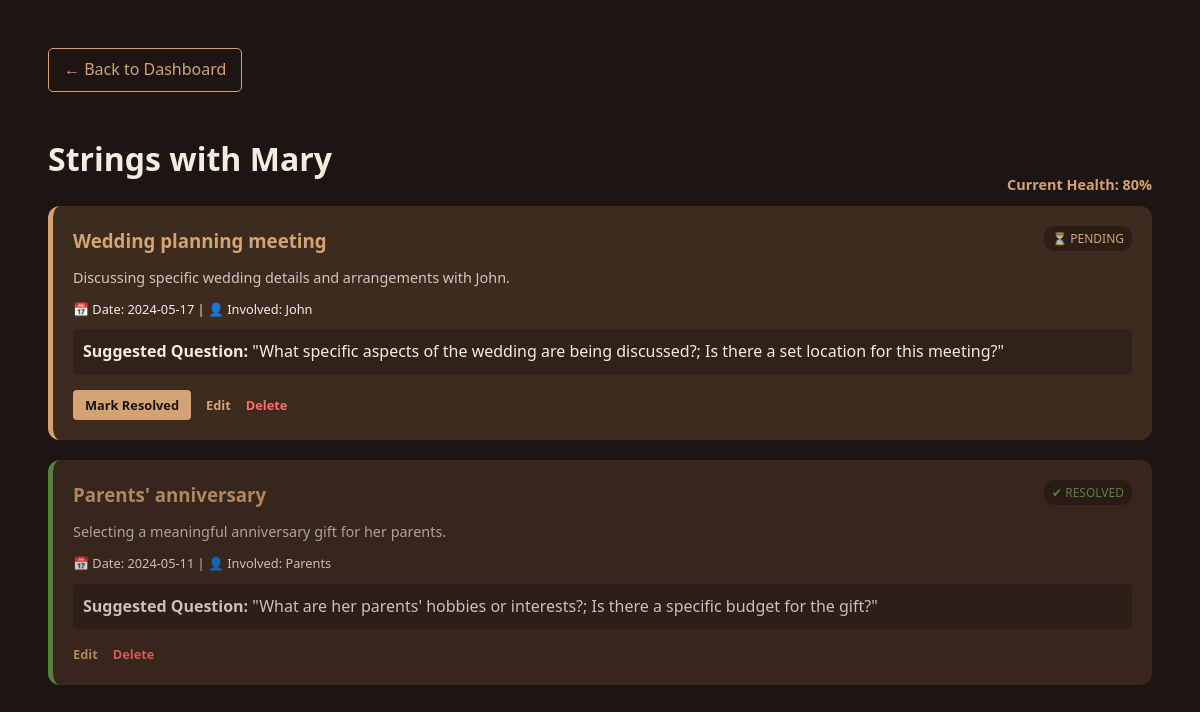
Screenshot of /user/view_events.php?id=11 (signed in) with the database file from the repository.
### tables this page shows
CREATE TABLE `strings` (
  `stringID` int(11) NOT NULL,
  `connectionID` int(11) DEFAULT NULL,
  `ownerID` varchar(10) DEFAULT NULL,
  `stringHealth` decimal(5,2) DEFAULT 100.00,
  `lastInteraction` timestamp NOT NULL DEFAULT current_timestamp() ON UPDATE current_timestamp()
);

CREATE TABLE `connections` (
  `ownerID` varchar(10) DEFAULT NULL,
  `connectionID` int(11) NOT NULL,
  `Name` varchar(20) DEFAULT NULL,
  `RelationshipType` enum('Friend','Family','Partner','Colleague') DEFAULT NULL,
  `Birthday` date DEFAULT NULL,
  `Bio` varchar(100) DEFAULT NULL
);

CREATE TABLE `events` (
  `eventID` int(11) NOT NULL,
  `ownerID` varchar(10) DEFAULT NULL,
  `connectionID` int(11) DEFAULT NULL,
  `Antagonist` varchar(80) DEFAULT NULL,
  `EventTitle` varchar(100) DEFAULT NULL,
  `EventDate` date DEFAULT NULL,
  `FollowUpTopic` varchar(200) DEFAULT NULL,
  `SuggestedQuestions` text DEFAULT NULL,
  `isResolved` tinyint(1) DEFAULT 0
);

### user/view_events.php (the view, shortened to what this page needs)
<?php
require_once '../config/db.php';
$cid = $_GET['id'];
$uid = $_SESSION['user_id'];
$cStmt = $conn->prepare("SELECT c.Name, s.stringHealth
                         FROM CONNECTIONS c
                         JOIN strings s ON c.connectionID = s.connectionID
                         WHERE c.connectionID = ? AND c.ownerID = ?");
$cStmt->bind_param("is", $cid, $uid);
$cStmt->execute();
$data = $cStmt->get_result()->fetch_assoc();
$cName = $data['Name'] ?? "Connection";
$health = $data['stringHealth'] ?? 0;
$stmt = $conn->prepare("SELECT * FROM EVENTS WHERE connectionID = ? AND ownerID = ? ORDER BY isResolved ASC, eventID DESC");
$stmt->bind_param("is", $cid, $uid);
$stmt->execute();
$events = $stmt->get_result();
?>
<!DOCTYPE html>
<html>
<head>
</head>
<body>
    <a href="dashboard.php" class="btn-back">← Back to Dashboard</a>
    <div style="display: flex; justify-content: space-between; align-items: flex-end;">
        <h1>Strings with <?php echo htmlspecialchars($cName); ?></h1>
        <span class="health-indicator" style="color: <?php echo ($health < 50) ? '#ff6b6b' : '#d4a373'; ?>">
            Current Health: <?php echo number_format($health, 0); ?>%
        </span>
    </div>
    <?php if($events->num_rows > 0): ?>
        <?php while($e = $events->fetch_assoc()): ?>
            <div class="event-card <?php echo ($e['isResolved']) ? 'resolved' : ''; ?>">
                <span class="status-badge" style="color: <?php echo ($e['isResolved']) ? '#6a994e' : '#d4a373'; ?>">
                    <?php echo ($e['isResolved']) ? '✔ RESOLVED' : '⏳ PENDING'; ?>
                </span>
                <h3 style="margin:0; color:#d4a373"><?php echo htmlspecialchars($e['EventTitle']); ?></h3>
                <p style="font-size:0.9rem; opacity:0.8; margin: 10px 0;"><?php echo htmlspecialchars($e['FollowUpTopic']); ?></p>
                <div style="font-size:0.8rem">
                    <span>📅 Date: <?php echo $e['EventDate'] ?? 'Unknown'; ?></span> |
                    <span>👤 Involved: <?php echo htmlspecialchars($e['Antagonist'] ?? 'N/A'); ?></span>
                </div>
                <div style="background:rgba(0,0,0,0.2); padding:10px; border-radius:5px; margin-top:10px">
                    <strong>Suggested Question:</strong> "<?php echo htmlspecialchars($e['SuggestedQuestions']); ?>"
                </div>
                <div class="actions">
                    <?php if (!$e['isResolved']): ?>
                        <a href="resolve_event.php?id=<?php echo $e['eventID']; ?>&cid=<?php echo $cid; ?>" class="btn-resolve">Mark Resolved</a>
                    <?php endif; ?>
                    <a href="update_event.php?id=<?php echo $e['eventID']; ?>" class="btn-edit">Edit</a>
                    <a href="delete_event.php?id=<?php echo $e['eventID']; ?>&cid=<?php echo $cid; ?>"
                       class="btn-delete"
                       onclick="return confirm('Delete this event?')">Delete</a>
                </div>
            </div>
        <?php endwhile; ?>
    <?php else: ?>
        <p style="opacity:0.5">No events extracted yet. Add a brain dump in the dashboard to start the string.</p>
    <?php endif; ?>
</body>
</html>

### user/view_events.php (style rules this page uses)
body { font-family: 'Segoe UI', sans-serif; background: #1e1412; color: #f5ebe0; padding: 40px; line-height: 1.6; }
.btn-back { color: #d4a373; text-decoration: none; border: 1px solid #d4a373; padding: 8px 15px; border-radius: 5px; margin-bottom: 20px; display: inline-block; transition: 0.3s; }
.health-indicator { font-size: 0.9rem; font-weight: bold; margin-bottom: 10px; display: block; }
.event-card { background: #3d2b1f; padding: 20px; border-radius: 12px; border-left: 5px solid #d4a373; margin-bottom: 20px; position: relative; transition: 0.2s; }
.event-card.resolved { border-left-color: #6a994e; opacity: 0.8; }
.actions { margin-top: 15px; display: flex; gap: 15px; align-items: center; }
.actions a { font-size: 0.8rem; text-decoration: none; font-weight: bold; }
.btn-edit { color: #d4a373; }
.btn-delete { color: #ff6b6b; }
.btn-resolve { background: #d4a373; color: #1e1412; padding: 5px 12px; border-radius: 4px; }
.status-badge { font-size: 0.75rem; padding: 3px 8px; border-radius: 10px; background: rgba(0,0,0,0.3); float: right; }

### rows the page displays
strings: connectionID.Name "Mary", stringHealth "80"
events: isResolved "⏳ PENDING", EventTitle "Wedding planning meeting", FollowUpTopic "Discussing specific wedding details and arrangements with John.", EventDate "2024-05-17", Antagonist "John", SuggestedQuestions "What specific aspects of the wedding are being discussed?; Is there a set location for this meeting?"
events: isResolved "✔ RESOLVED", EventTitle "Parents' anniversary", FollowUpTopic "Selecting a meaningful anniversary gift for her parents.", EventDate "2024-05-11", Antagonist "Parents", SuggestedQuestions "What are her parents' hobbies or interests?; Is there a specific budget for the gift?"
